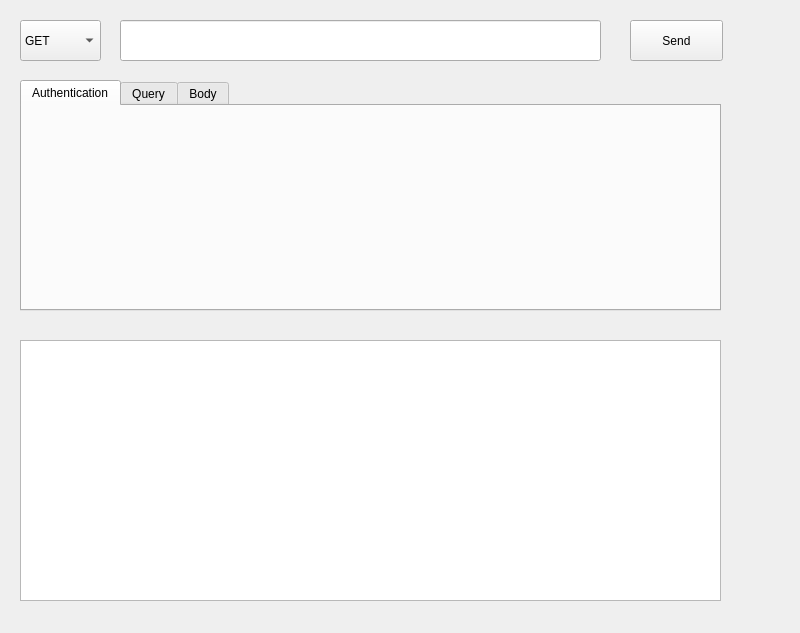
<?xml version="1.0" encoding="UTF-8"?>
<ui version="4.0">
 <class>MainWindow</class>
 <widget class="QMainWindow" name="MainWindow">
  <property name="geometry">
   <rect>
    <x>0</x>
    <y>0</y>
    <width>800</width>
    <height>633</height>
   </rect>
  </property>
  <property name="windowTitle">
   <string>HttpRequestTool</string>
  </property>
  <property name="windowIcon">
   <iconset resource="HttpRequestTool.qrc">
    <normaloff>:/images/icon.png</normaloff>:/images/icon.png</iconset>
  </property>
  <widget class="QWidget" name="centralwidget">
   <widget class="QComboBox" name="comboBox">
    <property name="geometry">
     <rect>
      <x>20</x>
      <y>20</y>
      <width>81</width>
      <height>41</height>
     </rect>
    </property>
    <property name="minimumContentsLength">
     <number>0</number>
    </property>
    <item>
     <property name="text">
      <string>GET</string>
     </property>
    </item>
    <item>
     <property name="text">
      <string>POST</string>
     </property>
    </item>
   </widget>
   <widget class="QLineEdit" name="lineEdit">
    <property name="geometry">
     <rect>
      <x>120</x>
      <y>20</y>
      <width>481</width>
      <height>41</height>
     </rect>
    </property>
   </widget>
   <widget class="QPushButton" name="pushButton">
    <property name="enabled">
     <bool>true</bool>
    </property>
    <property name="geometry">
     <rect>
      <x>630</x>
      <y>20</y>
      <width>93</width>
      <height>41</height>
     </rect>
    </property>
    <property name="cursor">
     <cursorShape>ArrowCursor</cursorShape>
    </property>
    <property name="text">
     <string>Send</string>
    </property>
   </widget>
   <widget class="QTextEdit" name="textEdit">
    <property name="geometry">
     <rect>
      <x>20</x>
      <y>340</y>
      <width>701</width>
      <height>261</height>
     </rect>
    </property>
    <property name="readOnly">
     <bool>true</bool>
    </property>
   </widget>
   <widget class="QTabWidget" name="tabWidget">
    <property name="geometry">
     <rect>
      <x>20</x>
      <y>80</y>
      <width>701</width>
      <height>231</height>
     </rect>
    </property>
    <property name="tabPosition">
     <enum>QTabWidget::North</enum>
    </property>
    <property name="tabShape">
     <enum>QTabWidget::Rounded</enum>
    </property>
    <property name="currentIndex">
     <number>0</number>
    </property>
    <property name="elideMode">
     <enum>Qt::ElideLeft</enum>
    </property>
    <property name="usesScrollButtons">
     <bool>true</bool>
    </property>
    <property name="documentMode">
     <bool>false</bool>
    </property>
    <property name="tabsClosable">
     <bool>false</bool>
    </property>
    <property name="movable">
     <bool>false</bool>
    </property>
    <property name="tabBarAutoHide">
     <bool>false</bool>
    </property>
    <widget class="QWidget" name="tab_1">
     <attribute name="title">
      <string>Authentication</string>
     </attribute>
    </widget>
    <widget class="QWidget" name="tab_2">
     <attribute name="title">
      <string>Query</string>
     </attribute>
    </widget>
    <widget class="QWidget" name="tab_3">
     <attribute name="title">
      <string>Body</string>
     </attribute>
    </widget>
   </widget>
  </widget>
  <action name="actionopenfile">
   <property name="text">
    <string>openfile</string>
   </property>
  </action>
 </widget>
 <resources>
  <include location="HttpRequestTool.qrc"/>
 </resources>
 <connections/>
</ui>
